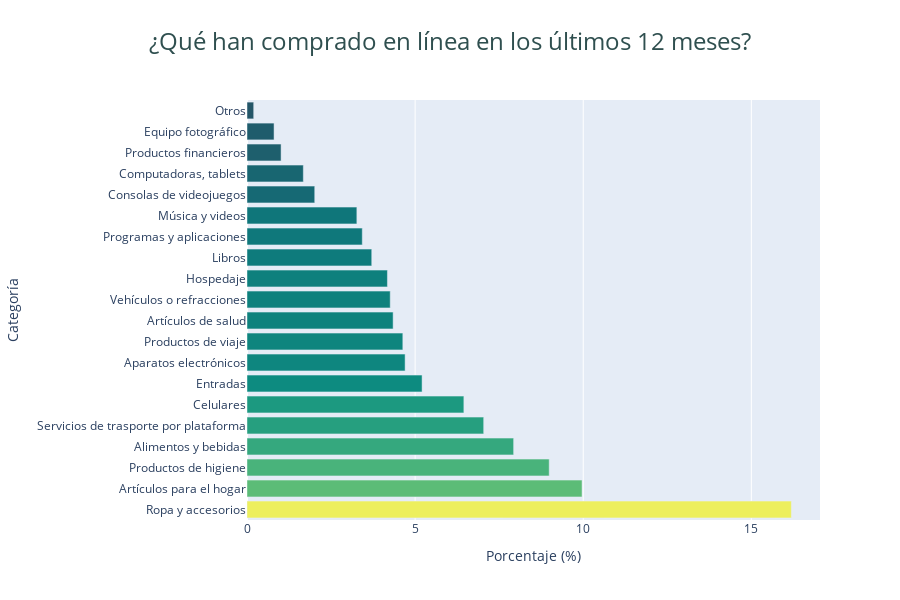

The notebook cell this image was saved under:
### Code cell
# Create DataFrame from etiquetas and porcentajes
data = pd.DataFrame({
    'Categoría': etiquetas,
    'Porcentaje': porcentajes
})

# Sort the data by percentage for better visual clarity
data = data.sort_values(by="Porcentaje", ascending=False)

# Define an autumn-inspired color palette
colores_otono = px.colors.sequential.Aggrnyl

# Create the bar chart
fig = px.bar(
    data,
    x='Porcentaje',
    y='Categoría',
    orientation='h',
    title="¿Qué han comprado en línea en los últimos 12 meses?",
    color='Porcentaje',
    color_continuous_scale=colores_otono,
)

# Update layout for visual appeal
fig.update_layout(
    title_font_size=24,
    title_x=0.5,
    title_font_color='darkslategray',
    xaxis_title="Porcentaje (%)",
    yaxis_title="Categoría",
    coloraxis_showscale=False,  # Hide color scale
    height=600
    
)


fig.show()

### Figure 1 — Plotly figure (JSON) as saved in the notebook; plotly's stock layout.template omitted (floating-point values rounded to 4 significant figures)
{"data": [{"alignmentgroup": "True", "hovertemplate": "Porcentaje=%{marker.color}<br>Categoría=%{y}<extra></extra>", "legendgroup": "", "marker": {"color": [16.19, 9.965, 8.988, 7.93, 7.039, 6.45, 5.207, 4.702, 4.634, 4.346, 4.26, 4.176, 3.71, 3.428, 3.267, 2.015, 1.675, 1.014, 0.8045, 0.1993], "coloraxis": "coloraxis", "pattern": {"shape": ""}}, "name": "", "offsetgroup": "", "orientation": "h", "showlegend": false, "textposition": "auto", "type": "bar", "x": [16.19, 9.965, 8.988, 7.93, 7.039, 6.45, 5.207, 4.702, 4.634, 4.346, 4.26, 4.176, 3.71, 3.428, 3.267, 2.015, 1.675, 1.014, 0.8045, 0.1993], "xaxis": "x", "y": ["Ropa y accesorios", "Artículos para el hogar", "Productos de higiene", "Alimentos y bebidas", "Servicios de trasporte por plataforma", "Celulares", "Entradas", "Aparatos electrónicos", "Productos de viaje", "Artículos de salud", "Vehículos o refracciones", "Hospedaje", "Libros", "Programas y aplicaciones", "Música y videos", "Consolas de videojuegos", "Computadoras, tablets", "Productos financieros", "Equipo fotográfico", "Otros"], "yaxis": "y"}], "layout": {"barmode": "relative", "coloraxis": {"colorbar": {"title": {"text": "Porcentaje"}}, "colorscale": [[0, "rgb(36, 86, 104)"], [0.1667, "rgb(15, 114, 121)"], [0.3333, "rgb(13, 143, 129)"], [0.5, "rgb(57, 171, 126)"], [0.6667, "rgb(110, 197, 116)"], [0.8333, "rgb(169, 220, 103)"], [1, "rgb(237, 239, 93)"]], "showscale": false}, "height": 600, "legend": {"tracegroupgap": 0}, "title": {"font": {"color": "darkslategray", "size": 24}, "text": "¿Qué han comprado en línea en los últimos 12 meses?", "x": 0.5}, "xaxis": {"anchor": "y", "domain": [0, 1], "title": {"text": "Porcentaje (%)"}}, "yaxis": {"anchor": "x", "domain": [0, 1], "title": {"text": "Categoría"}}}}
